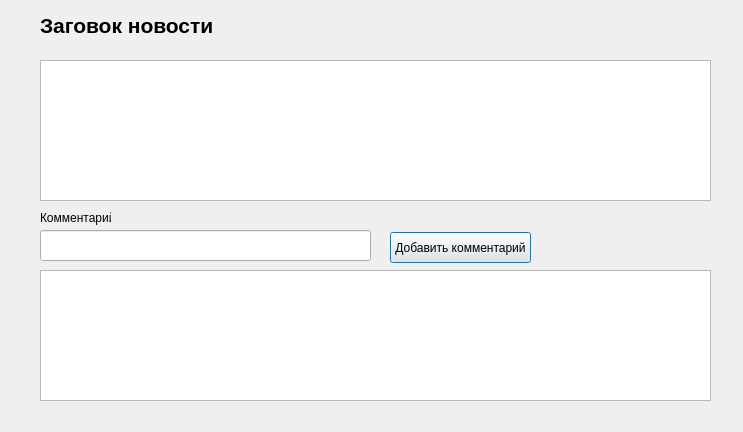
<?xml version="1.0" encoding="UTF-8"?>
<ui version="4.0">
 <class>newsOne</class>
 <widget class="QDialog" name="newsOne">
  <property name="geometry">
   <rect>
    <x>0</x>
    <y>0</y>
    <width>743</width>
    <height>432</height>
   </rect>
  </property>
  <property name="windowTitle">
   <string>Dialog</string>
  </property>
  <widget class="QLabel" name="label">
   <property name="geometry">
    <rect>
     <x>40</x>
     <y>210</y>
     <width>71</width>
     <height>16</height>
    </rect>
   </property>
   <property name="text">
    <string>Комментарий</string>
   </property>
  </widget>
  <widget class="QLineEdit" name="lineEdit">
   <property name="geometry">
    <rect>
     <x>40</x>
     <y>230</y>
     <width>331</width>
     <height>31</height>
    </rect>
   </property>
  </widget>
  <widget class="QLabel" name="label_2">
   <property name="geometry">
    <rect>
     <x>40</x>
     <y>10</y>
     <width>201</width>
     <height>31</height>
    </rect>
   </property>
   <property name="text">
    <string>&lt;html&gt;&lt;head/&gt;&lt;body&gt;&lt;p&gt;&lt;span style=&quot; font-size:16pt; font-weight:600;&quot;&gt;Заговок новости&lt;/span&gt;&lt;/p&gt;&lt;/body&gt;&lt;/html&gt;</string>
   </property>
  </widget>
  <widget class="QLabel" name="label_3">
   <property name="geometry">
    <rect>
     <x>40</x>
     <y>40</y>
     <width>331</width>
     <height>161</height>
    </rect>
   </property>
   <property name="text">
    <string/>
   </property>
  </widget>
  <widget class="QTextEdit" name="textEdit">
   <property name="geometry">
    <rect>
     <x>40</x>
     <y>60</y>
     <width>671</width>
     <height>141</height>
    </rect>
   </property>
  </widget>
  <widget class="QPushButton" name="pushButton">
   <property name="geometry">
    <rect>
     <x>390</x>
     <y>232</y>
     <width>141</width>
     <height>31</height>
    </rect>
   </property>
   <property name="text">
    <string>Добавить комментарий</string>
   </property>
  </widget>
  <widget class="QTextBrowser" name="textBrowser">
   <property name="geometry">
    <rect>
     <x>40</x>
     <y>270</y>
     <width>671</width>
     <height>131</height>
    </rect>
   </property>
  </widget>
 </widget>
 <resources/>
 <connections/>
</ui>
